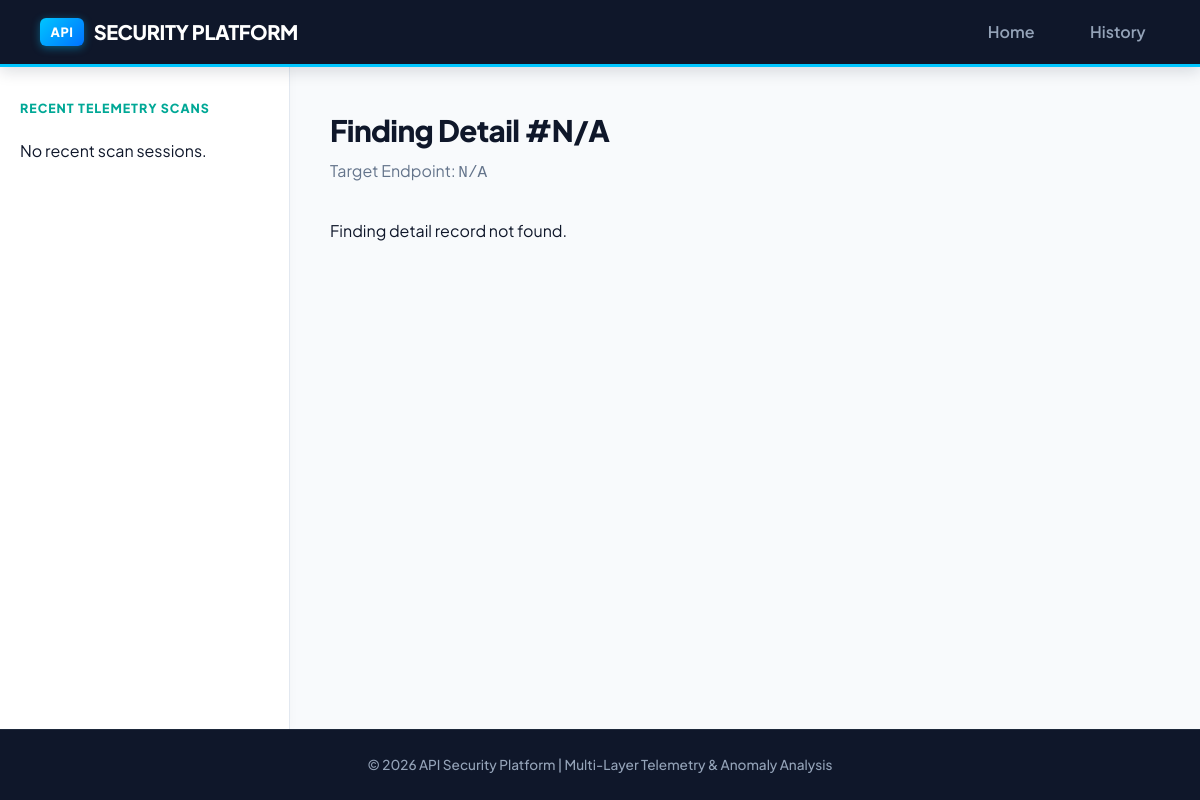
Page /finding/2765 on the earlier database version.
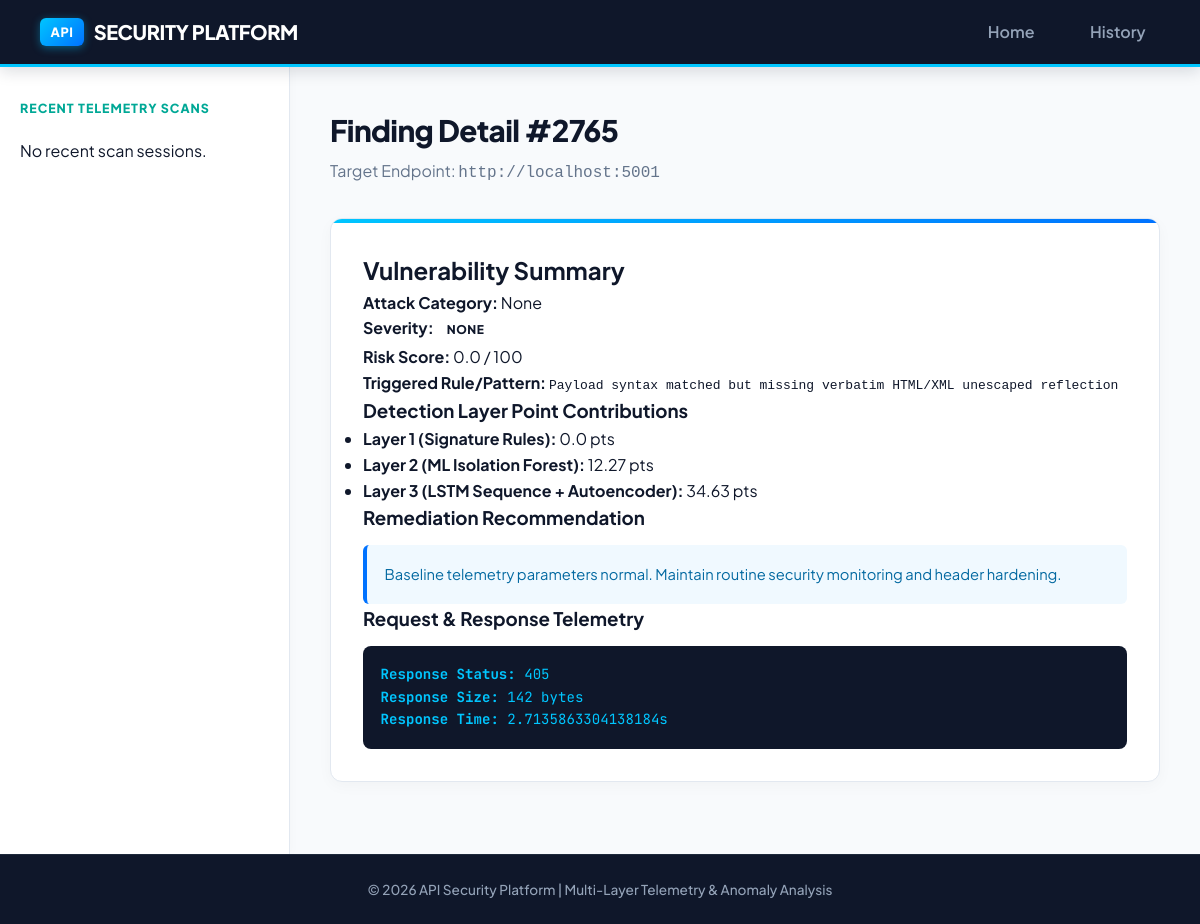
Same page on the later database version.
### database/models.py (models this page shows)
class Finding(Base):
    __tablename__ = "findings"
    id = Column(Integer, primary_key=True, index=True)
    session_id = Column(Integer, ForeignKey("scan_sessions.id", ondelete="CASCADE"), nullable=False)
    endpoint_id = Column(Integer, ForeignKey("endpoints.id", ondelete="CASCADE"), nullable=True)
    attack_type = Column(String(100), nullable=False, default="None")
    finding_status = Column(String(30), nullable=False, default="Informational")
    severity = Column(String(20), nullable=False, default="Low")
    risk_score = Column(Float, default=0.0)
    signature_triggered = Column(String(255), default="")
    ml_score = Column(Float, default=0.0)
    lstm_score = Column(Float, default=0.0)
    autoencoder_score = Column(Float, default=0.0)
    recommendation = Column(Text, nullable=True)
    timestamp = Column(DateTime, default=datetime.utcnow)
    request_payload = Column(Text, nullable=True, default="")
    response_status = Column(Integer, default=200)
    response_size = Column(Integer, default=0)
    response_time = Column(Float, default=0.0)
    session = relationship("ScanSession", back_populates="findings")
    endpoint = relationship("Endpoint", back_populates="findings")

class Endpoint(Base):
    __tablename__ = "endpoints"
    id = Column(Integer, primary_key=True, index=True)
    session_id = Column(Integer, ForeignKey("scan_sessions.id", ondelete="CASCADE"), nullable=False)
    url = Column(String(500), nullable=False)
    method = Column(String(10), nullable=False, default="GET")
    discovered_at = Column(DateTime, default=datetime.utcnow)
    session = relationship("ScanSession", back_populates="endpoints")
    findings = relationship("Finding", back_populates="endpoint", cascade="all, delete-orphan")

### dashboard/routes.py (the view)
@dashboard_bp.route("/finding/<int:finding_id>")
def finding_detail(finding_id):
    finding = get_finding_by_id(finding_id)
    return render_template("report.html", finding=finding)

### database/db.py (called while the page is built)
def get_finding_by_id(finding_id: int) -> Optional[Finding]:
    db = SessionLocal()
    try:
        return db.query(Finding).options(joinedload(Finding.endpoint)).options(joinedload(Finding.session)).filter(Finding.id == finding_id).first()
    finally:
        db.close()

### dashboard/templates/report.html (shortened to what this page needs)
{% extends "base.html" %}
{% block content %}
<div class="page-header">
    <h1>Finding Detail #{{ finding.id if finding else 'N/A' }}</h1>
    <p>Target Endpoint: <code>{{ finding.endpoint.url if finding and finding.endpoint else 'N/A' }}</code></p>
</div>
{% if finding %}
<div class="card detail-card">
    <h2>Vulnerability Summary</h2>
    <div class="detail-grid">
        <div><strong>Attack Category:</strong> {{ finding.attack_type }}</div>
        <div><strong>Severity:</strong> <span class="badge {{ finding.severity|lower }}">{{ finding.severity }}</span></div>
        <div><strong>Risk Score:</strong> {{ finding.risk_score }} / 100</div>
        <div><strong>Triggered Rule/Pattern:</strong> <code>{{ finding.signature_triggered or 'N/A' }}</code></div>
    </div>
    <h3>Detection Layer Point Contributions</h3>
    <ul>
        <li><strong>Layer 1 (Signature Rules):</strong> {{ finding.risk_score }} pts</li>
        <li><strong>Layer 2 (ML Isolation Forest):</strong> {{ finding.ml_score }} pts</li>
        <li><strong>Layer 3 (LSTM Sequence + Autoencoder):</strong> {{ finding.lstm_score + finding.autoencoder_score }} pts</li>
    </ul>
    <h3>Remediation Recommendation</h3>
    <p class="recommendation-box">{{ finding.recommendation }}</p>
    <h3>Request & Response Telemetry</h3>
    <div class="code-block">
        <p><strong>Response Status:</strong> {{ finding.response_status }}</p>
        <p><strong>Response Size:</strong> {{ finding.response_size }} bytes</p>
        <p><strong>Response Time:</strong> {{ finding.response_time }}s</p>
    </div>
</div>
{% else %}
<p>Finding detail record not found.</p>
{% endif %}
{% endblock %}

Differences in the rows shown:
added Finding: id "2765", attack_type "None", severity "NONE", risk_score "0.0", signature_triggered "Payload syntax matched but missing verbatim HTML/XML unescaped reflection", ml_score "12.27", finding.lstm_score+finding.autoencoder_score "34.63", recommendation "Baseline telemetry parameters normal. Maintain routine security monitoring and header hardening.", response_status "405", response_size "142", response_time "2.7135863304138184"
added Endpoint: endpoint "http://localhost:5001"
Other differences:
{{ finding.id if finding else 'N/A' }}: "N/A" → (not shown)
{{ finding.endpoint.url if finding and finding.endpoint else 'N/A' }}: "N/A" → (not shown)
text no longer shown: "Finding detail record not found."
text now shown: "Vulnerability Summary Attack Category: Severity: Risk Score: / 100 Triggered Rule/Pattern: Detection Layer Point Contributions Layer 1 (Signature Rules): pts Layer 2 (ML Isolation Forest): pts Layer 3 (LSTM Sequence + Autoencoder): pts Remediation Recommendation Request & Response Telemetry Response Status: Response Size: bytes Response Time: s"
